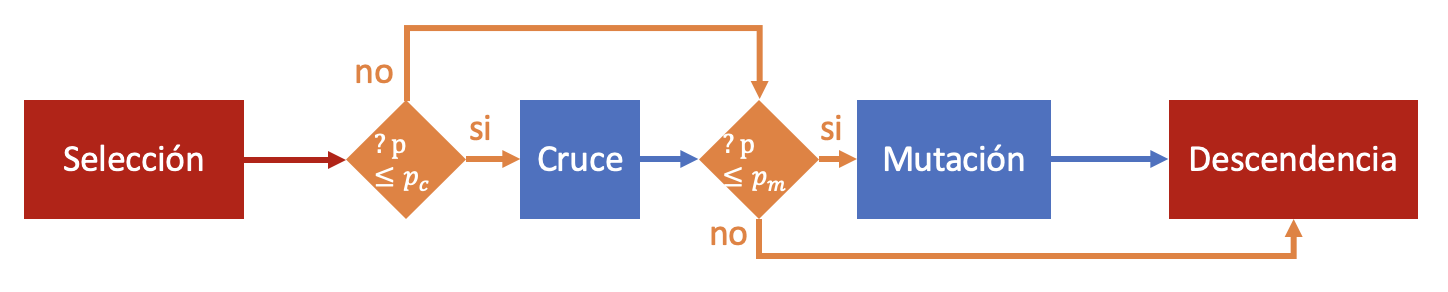
#> input picture ALGORITMO GENETICO/AGs.png, 1448 x 292 px, given in place of 6640000-hd_1920_1080_25fps.mp4, which was not available
$ jupyter execute GUARDADOPROCESAMIENTO.ipynb   (text cells are left out)
#> lines starting #> are read from the running program, lines starting #| are printed output that depends on the picture; after the words box and inside, x2 and y2 are one past the last pixel; in counts of white or black regions, pixels touching at a corner belong together; pictures that were not available may be replaced by others from this repository, and a replacement may not be noted
[cell 1]
# Importamos bibliotecas
import cv2  #imágenes y vídeos
import numpy as np  #operaciones
import matplotlib.pyplot as plt  #visualización
from google.colab.patches import cv2_imshow #mostrar imágenes en colab
import time  #pausas

[cell 2]
video_path = '6640000-hd_1920_1080_25fps.mp4'

#Cargamos el video con OpenCV
cap = cv2.VideoCapture(video_path)

# propiedades
if not cap.isOpened():
    print("Error al abrir video.")
else:
    print("Video cargado correctamente.")
    print(f"Resolución: {int(cap.get(cv2.CAP_PROP_FRAME_WIDTH))}x{int(cap.get(cv2.CAP_PROP_FRAME_HEIGHT))}") #devuelve el alto y ancho del video
    print(f"FPS: {cap.get(cv2.CAP_PROP_FPS)}")
    #devuelve numero total de fotografías en el vídeo
    print(f"Duración: {int(cap.get(cv2.CAP_PROP_FRAME_COUNT) / cap.get(cv2.CAP_PROP_FPS))} segundos")


    #visualizar las 5 primeras imágenes
    for i in range(5):
        ret, frame = cap.read()
        if not ret:
            print("Error al leer fotograma.")
            break
        cv2_imshow(frame)
        time.sleep(0.5)  # 0.5s entre fotogramas
#> this loop made 5 passes
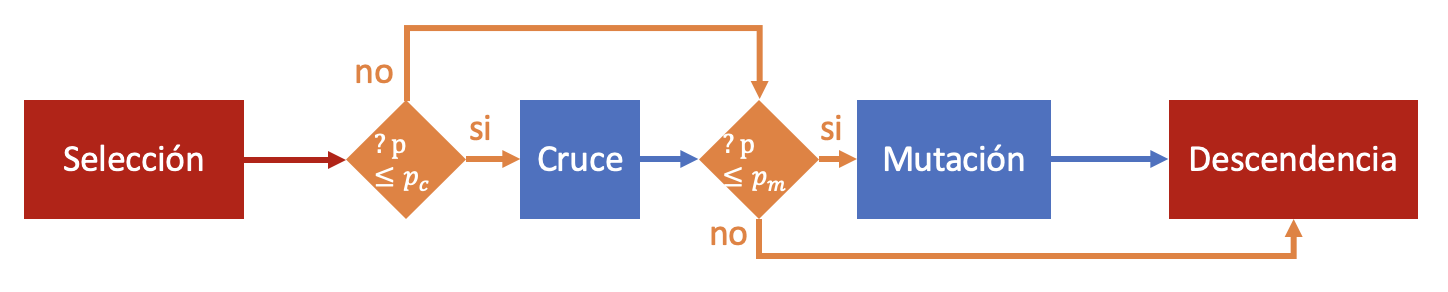
#> input picture ALGORITMO GENETICO/AGs.png, 1448 x 292 px, given in place of 6640000-hd_1920_1080_25fps.mp4, which was not available
#> frame is the input picture: shape (292, 1448, 3); mean B, G, R 210.6, 208.7, 228.2

cap.release()

[cell 3]
# Importar bibliotecas necesarias
import cv2
import numpy as np
import os

# Ruta del video predefinida
video_path = '6640000-hd_1920_1080_25fps.mp4'

# Función para mostrar las opciones de procesamiento
# [6 lines left out: function mostrar_menu, not called in this run]

# Función principal para la interfaz
def interfaz_usuario():
    # Mostrar mensaje de bienvenida
    print("Bienvenido al sistema de procesamiento de video.\n")

    # Verificar si el archivo existe
    if not os.path.isfile(video_path):
        print("Error: El archivo no existe o la ruta es incorrecta.")
        return

    # Intentar cargar el video
    cap = cv2.VideoCapture(video_path)
    if not cap.isOpened():
        print("Error al abrir el video. Verifica que el archivo sea válido.")
        return

    print("Video cargado correctamente.")
    print(f"Resolución: {int(cap.get(cv2.CAP_PROP_FRAME_WIDTH))}x{int(cap.get(cv2.CAP_PROP_FRAME_HEIGHT))}")
    print(f"FPS: {cap.get(cv2.CAP_PROP_FPS)}")
    print(f"Duración: {int(cap.get(cv2.CAP_PROP_FRAME_COUNT) / cap.get(cv2.CAP_PROP_FPS))} segundos")

    # Mostrar opciones de procesamiento
    while True:
        mostrar_menu()
        opcion = input("Selecciona una opción de procesamiento (1-4): ")

        if opcion == '1':
            print("Has seleccionado: Detección de bordes.")
            # Aquí iría la función para detección de bordes
        elif opcion == '2':
            print("Has seleccionado: Segmentación.")
            # Aquí iría la función para segmentación
        elif opcion == '3':
            print("Has seleccionado: Seguimiento de objetos.")
            # Aquí iría la función para seguimiento de objetos
        elif opcion == '4':
            print("Saliendo del programa. ¡Hasta luego!")
            break
        else:
            print("Opción no válida. Por favor, selecciona una opción válida.")

    # Liberar recursos
    cap.release()

# Ejecutar la interfaz de usuario
interfaz_usuario()

[cell 4]
# Importar las bibliotecas necesarias
import cv2
import numpy as np

# Ruta del video
video_path = '6640000-hd_1920_1080_25fps.mp4'

# Función para detección de bordes (Canny)
def detectar_bordes(frame):
    gray = cv2.cvtColor(frame, cv2.COLOR_BGR2GRAY)  # Convertir a escala de grises
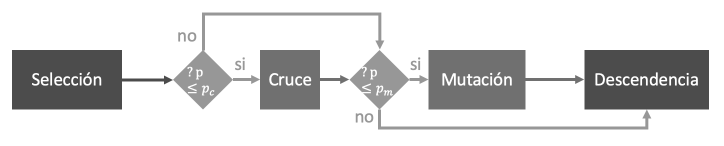
#> gray: shape (292, 1448) (shown at 1/2 size); min 76, max 255, mean 214.7
    edges = cv2.Canny(gray, 100, 200)  # Aplicar el detector de bordes Canny
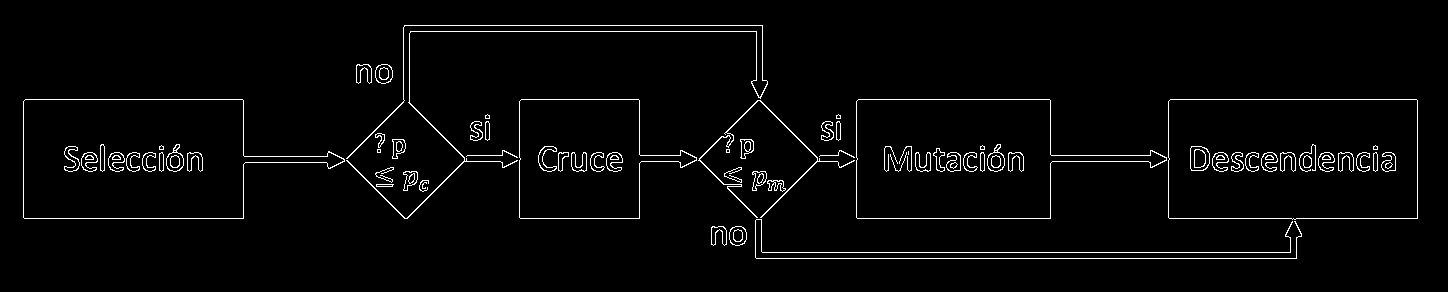
#> edges: shape (292, 1448); 2.7% white in thin lines or dots, all inside (x1, y1, x2, y2) = (23, 25, 1418, 259)
    return edges

# Función para segmentación del fondo
def segmentar_fondo(frame, background_subtractor):
    fg_mask = background_subtractor.apply(frame)  # Aplicar sustracción de fondo
#> fg_mask: shape (292, 1448); every value is 127
    kernel = cv2.getStructuringElement(cv2.MORPH_ELLIPSE, (5, 5))
    fg_mask = cv2.morphologyEx(fg_mask, cv2.MORPH_OPEN, kernel)  # Eliminar ruido
    return fg_mask

# Clase para el seguimiento de objetos
class EuclideanDistTracker:
    def __init__(self):
        self.center_points = {}
        self.id_count = 0

    def update(self, objects_rect):
        objects_bbs_ids = []
        for rect in objects_rect:
            x, y, w, h = rect
            cx = (x + x + w) // 2
            cy = (y + y + h) // 2

            same_object_detected = False
            for id, pt in self.center_points.items():
                dist = np.hypot(cx - pt[0], cy - pt[1])
                if dist < 25:
                    self.center_points[id] = (cx, cy)
                    objects_bbs_ids.append([x, y, w, h, id])
                    same_object_detected = True
                    break

            if not same_object_detected:
                self.center_points[self.id_count] = (cx, cy)
                objects_bbs_ids.append([x, y, w, h, self.id_count])
                self.id_count += 1

        self.center_points = {id: self.center_points[id] for _, _, _, _, id in objects_bbs_ids}
        return objects_bbs_ids

# Función principal para procesamiento de video
def procesar_video(video_path):
    # Crear objeto para sustracción de fondo
    background_subtractor = cv2.createBackgroundSubtractorMOG2()

    # Crear tracker para seguimiento
    tracker = EuclideanDistTracker()

    # Cargar video
    cap = cv2.VideoCapture(video_path)

    if not cap.isOpened():
        print("Error al abrir el video.")
        return

    while True:
        ret, frame = cap.read()
        if not ret:
            break

        # 1. Aplicar detección de bordes
        edges = detectar_bordes(frame)

        # 2. Aplicar segmentación del fondo
        fg_mask = segmentar_fondo(frame, background_subtractor)

        # 3. Detección de contornos y seguimiento de objetos
        contours, _ = cv2.findContours(fg_mask, cv2.RETR_EXTERNAL, cv2.CHAIN_APPROX_SIMPLE)
#> contours = [[[0, 0], [0, 291], [1447, 291], [1447, 0]]]
        detections = []

        for contour in contours:
            area = cv2.contourArea(contour)
            if area > 100:  # Umbral mínimo de área
                x, y, w, h = cv2.boundingRect(contour)
                detections.append([x, y, w, h])
#> this loop made 1 pass
#> (contour, area, x, y, w, h) on pass 1: ([[0, 0], [0, 291], [1447, 291], [1447, 0]], 421077, 0, 0, 1448, 292)
#> after the loop, detections = [[0, 0, 1448, 292]]

        boxes_ids = tracker.update(detections)
#> the loop in update, `for rect in objects_rect:` made 1 pass
#> (x, y, w, h, cx, cy, self.id_count) on pass 1: (0, 0, 1448, 292, 724, 146, 1)
#> after the loop in update, `for rect in objects_rect:`: objects_bbs_ids = [[0, 0, 1448, 292, 0]]; self.center_points = {0: (724, 146)}; self.id_count = 1
#> boxes_ids = [[0, 0, 1448, 292, 0]]

        for box_id in boxes_ids:
            x, y, w, h, obj_id = box_id
            cv2.putText(frame, f"ID: {obj_id}", (x, y - 10), cv2.FONT_HERSHEY_SIMPLEX, 0.7, (255, 0, 0), 2)
            cv2.rectangle(frame, (x, y), (x + w, y + h), (0, 255, 0), 2)
#> this loop made 1 pass
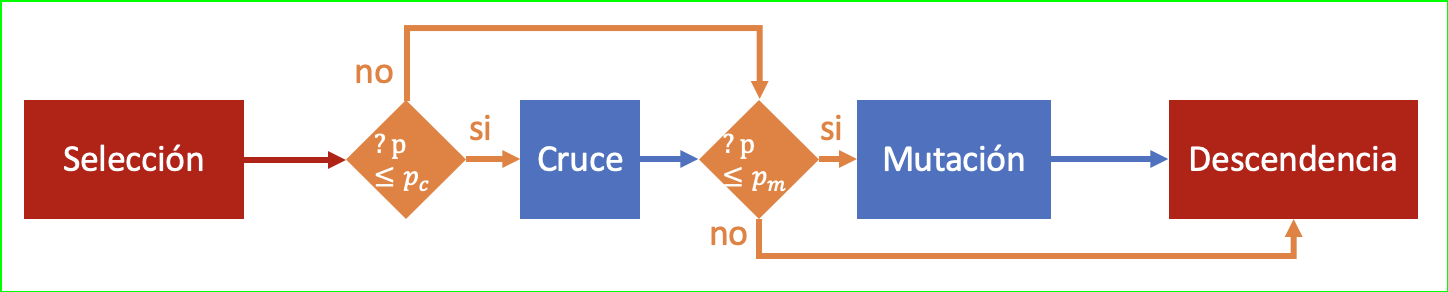
#> frame: shape (292, 1448, 3); 1.23% of pixels changed, all inside (x1, y1, x2, y2) = (0, 0, 1448, 292)

        # Mostrar resultados
        cv2.imshow('Original', frame)
        cv2.imshow('Bordes', edges)
        cv2.imshow('Segmentación', fg_mask)

        # Salir con la tecla 'q'
        if cv2.waitKey(30) & 0xFF == ord('q'):
#> (key q is pressed here)
            break

    cap.release()
    cv2.destroyAllWindows()

# Ejecutar procesamiento
procesar_video(video_path)

$ run again, on ALGORITMO GENETICO/Algoritmos Deap.png
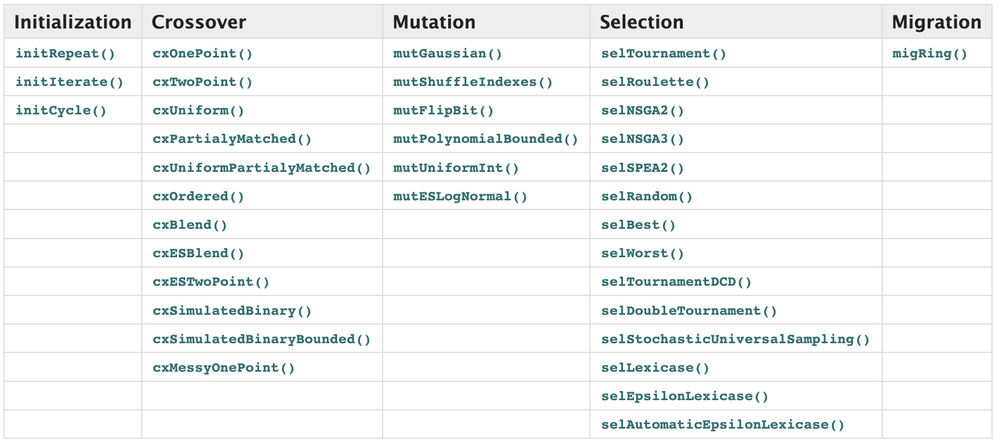
#> input picture ALGORITMO GENETICO/Algoritmos Deap.png, 1000 x 444 px, shrunk from 1756 x 780 before the run, given in place of 6640000-hd_1920_1080_25fps.mp4, which was not available
#> the loop `for i in range(5):` made 5 passes
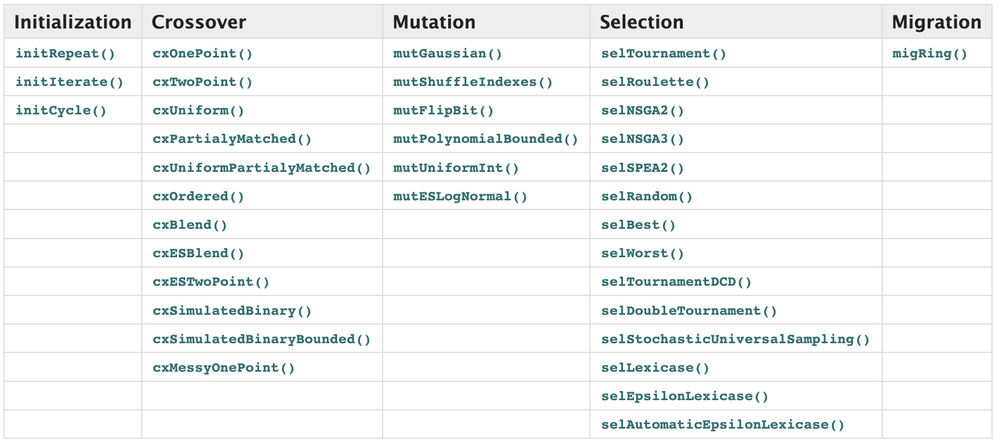
#> input picture ALGORITMO GENETICO/Algoritmos Deap.png, 1000 x 444 px, shrunk from 1756 x 780 before the run, given in place of 6640000-hd_1920_1080_25fps.mp4, which was not available
#> frame is the input picture: shape (444, 1000, 3); mean B, G, R 245.1, 245, 242.7
#> in detectar_bordes, `edges = cv2.Canny(gray, 100, 200)`:
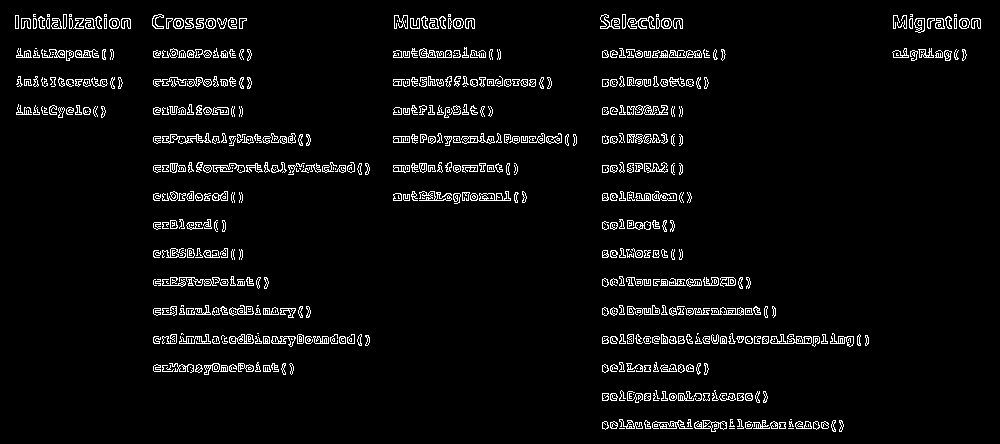
#> edges: shape (444, 1000); 4.5% white in thin lines or dots
#> contours = [[[0, 0], [0, 443], [999, 443], [999, 0]]]
#> the loop in procesar_video, `for contour in contours:` made 1 pass
#> (contour, area, x, y, w, h) on pass 1: ([[0, 0], [0, 443], [999, 443], [999, 0]], 442557, 0, 0, 1000, 444)
#> after the loop in procesar_video, `for contour in contours:`: detections = [[0, 0, 1000, 444]]
#> the loop in update, `for rect in objects_rect:` made 1 pass
#> (x, y, w, h, cx, cy, self.id_count) on pass 1: (0, 0, 1000, 444, 500, 222, 1)
#> after the loop in update, `for rect in objects_rect:`: objects_bbs_ids = [[0, 0, 1000, 444, 0]]; self.center_points = {0: (500, 222)}; self.id_count = 1
#> boxes_ids = [[0, 0, 1000, 444, 0]]
#> the loop in procesar_video, `for box_id in boxes_ids:` made 1 pass
#> after the loop in procesar_video, `for box_id in boxes_ids:`:
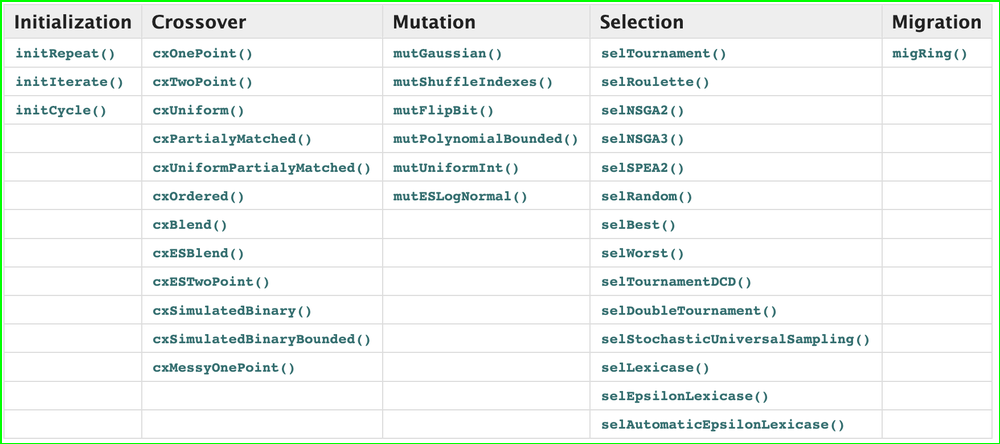
#> frame: shape (444, 1000, 3); 0.97% of pixels changed, all inside (x1, y1, x2, y2) = (0, 0, 1000, 444)

$ run again, on ALGORITMO GENETICO/Cruce.png
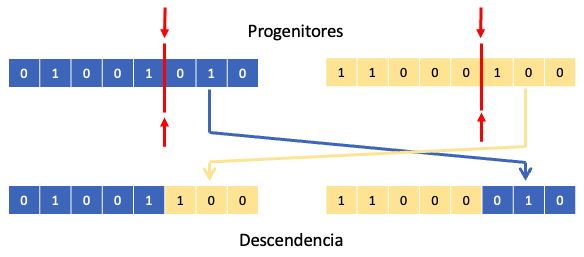
#> input picture ALGORITMO GENETICO/Cruce.png, 584 x 257 px, given in place of 6640000-hd_1920_1080_25fps.mp4, which was not available
#> the loop `for i in range(5):` made 5 passes
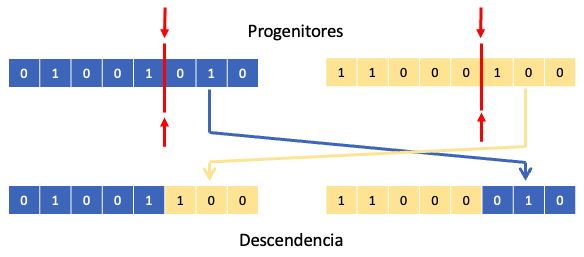
#> input picture ALGORITMO GENETICO/Cruce.png, 584 x 257 px, given in place of 6640000-hd_1920_1080_25fps.mp4, which was not available
#> frame is the input picture: shape (257, 584, 3); mean B, G, R 234.6, 234.3, 234.4
#> in detectar_bordes, `edges = cv2.Canny(gray, 100, 200)`:
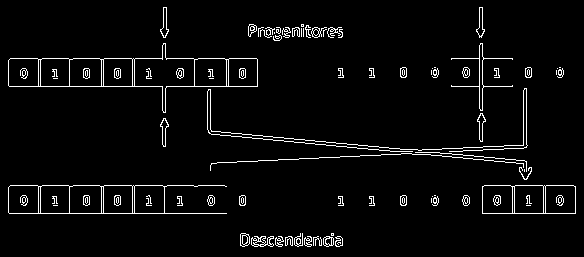
#> edges: shape (257, 584); 3.9% white in thin lines or dots
#> contours = [[[0, 0], [0, 256], [583, 256], [583, 0]]]
#> the loop in procesar_video, `for contour in contours:` made 1 pass
#> (contour, area, x, y, w, h) on pass 1: ([[0, 0], [0, 256], [583, 256], [583, 0]], 149248, 0, 0, 584, 257)
#> after the loop in procesar_video, `for contour in contours:`: detections = [[0, 0, 584, 257]]
#> the loop in update, `for rect in objects_rect:` made 1 pass
#> (x, y, w, h, cx, cy, self.id_count) on pass 1: (0, 0, 584, 257, 292, 128, 1)
#> after the loop in update, `for rect in objects_rect:`: objects_bbs_ids = [[0, 0, 584, 257, 0]]; self.center_points = {0: (292, 128)}; self.id_count = 1
#> boxes_ids = [[0, 0, 584, 257, 0]]
#> the loop in procesar_video, `for box_id in boxes_ids:` made 1 pass
#> after the loop in procesar_video, `for box_id in boxes_ids:`:
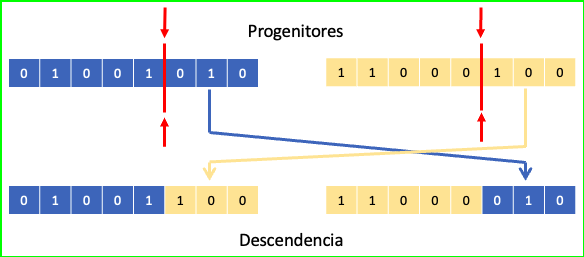
#> frame: shape (257, 584, 3); 1.68% of pixels changed, all inside (x1, y1, x2, y2) = (0, 0, 584, 257)
